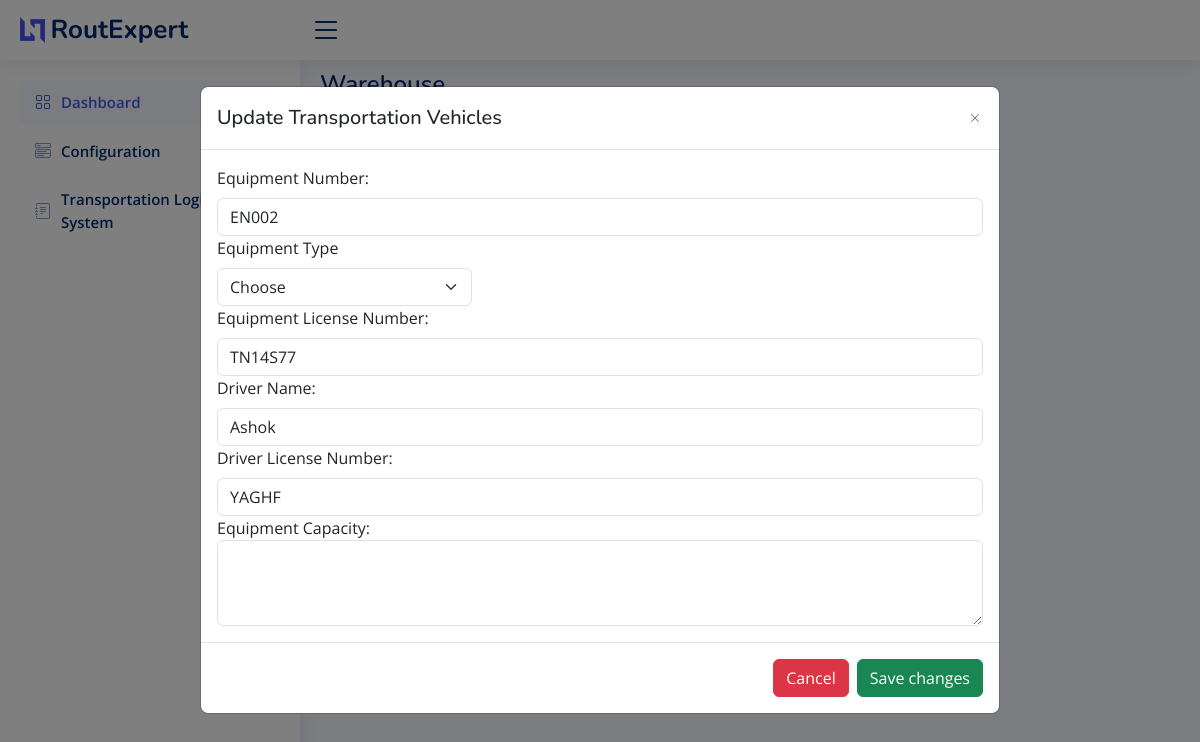
/update_equipment/2, run on an earlier commit of the app's database.
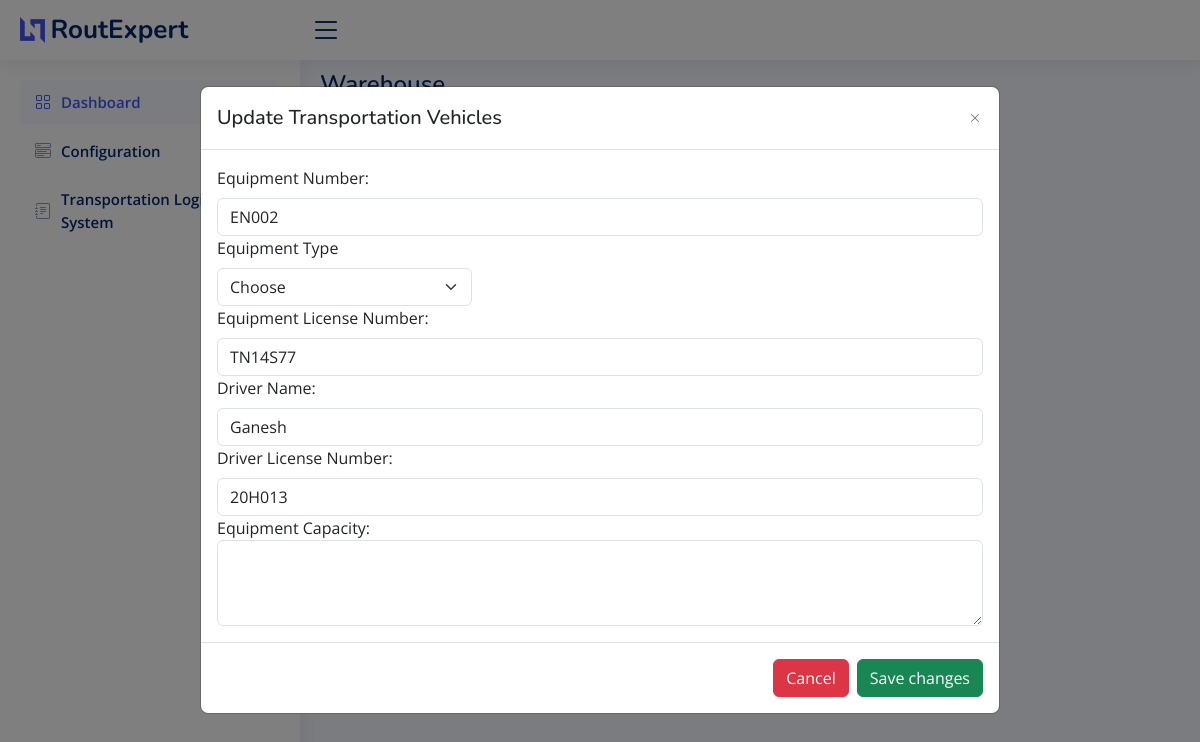
And on a later commit of the database.
### sql_app/model.py (models this page shows)
class TransportationEquipment(Base):
    __tablename__ = "TransportationEquipment"
    id = Column(Integer, primary_key=True, index=True)
    equipment_number = Column(String)
    equipment_type = Column(String)
    equipment_license_number = Column(String)
    driver_name = Column(String)
    driver_license_number = Column(String)
    equipment_description = Column(String)

### main.py (the view)
@app.get("/update_equipment/{id}", response_class=HTMLResponse)
async def update_transport_equipment(request: Request, id: str):
    global id_global
    id_global = id
    equipment_list = []
    equipment = db.query(TransportationEquipment).filter(TransportationEquipment.id == id_global).first()
    equipment_data = {
        "id": equipment.id,
        "equipment_number": equipment.equipment_number,
        "equipment_type": equipment.equipment_type,
        "equipment_license_number": equipment.equipment_license_number,
        "driver_name": equipment.driver_name,
        "driver_license_number": equipment.driver_license_number,
        "equipment_description": equipment.equipment_description,
    }
    equipment_list.append(equipment_data)
    return templates.TemplateResponse("update_transport.html", {"request": request, "equipment": equipment_list})

### templates/update_transport.html (shortened to what the changed rows need)
<!DOCTYPE html>
<html lang="en">
  <head>
    <link
      href="../static/assets/vendor/bootstrap/css/bootstrap.min.css"
      rel="stylesheet"
    />
    <link
      href="../static/assets/vendor/bootstrap-icons/bootstrap-icons.css"
      rel="stylesheet"
    />
    <link
      href="../static/assets/vendor/boxicons/css/boxicons.min.css"
      rel="stylesheet"
    />
    <link
      href="../static/assets/vendor/quill/quill.snow.css"
      rel="stylesheet"
    />
    <link
      href="../static/assets/vendor/quill/quill.bubble.css"
      rel="stylesheet"
    />
    <link
      href="../static/assets/vendor/remixicon/remixicon.css"
      rel="stylesheet"
    />
    <link
      href="../static/assets/vendor/simple-datatables/style.css"
      rel="stylesheet"
    />
    <link href="../static/assets/css/style.css" rel="stylesheet" />
  </head>
  <body>
    <main id="main" class="main">
      <div class="pagetitle">
        <h1>Warehouse</h1>
      </div>
      <section class="section dashboard">
        <div class="row">
          <div class="col-lg-12">
            <div class="card">
              <div class="modal" id="verticalycentered" tabindex="-1">
                <div class="modal-dialog modal-dialog-centered modal-lg">
                  <div class="modal-content">
                    <div class="modal-body">
                      {% for e in equipment %}
                      <form id="updateTransportForm">
                        <label for="equipmentNumber" class="form-label"
                          >Equipment Number:</label
                        >
                        <input
                          type="text"
                          class="form-control"
                          id="equipmentNumber"
                          name="equipment_number"
                          value="{{ e.equipment_number}}"
                          required
                        />
                        <div class="col-md-4">
                          <label for="equipmentType" class="form-label"
                            >Equipment Type</label
                          >
                          <select
                            id="equipmentType"
                            class="form-select"
                            name="equipment_type"
                            value="{{ e.equipment_type}}"
                            required
                          >
                            <option selected>Choose</option>
                          </select>
                        </div>
                        <label for="equipmentlicensenumber" class="form-label"
                          >Equipment License Number:</label
                        >
                        <input
                          type="text"
                          class="form-control"
                          id="equipmentlicensenumber"
                          name ="equipment_license_number"
                          value="{{ e.equipment_license_number}}"
                          required
                        />
                        <label for="driverName" class="form-label"
                          >Driver Name:</label
                        >
                        <input
                          type="text"
                          class="form-control"
                          id="driverName"
                          name="driver_name"
                          value="{{ e.driver_name}}"
                          required
                        />
                        <label for="driverlicensenumber" class="form-label"
                          >Driver License Number:</label
                        >
                        <input
                          type="text"
                          class="form-control"
                          id="driverlicensenumber"
                          name="driver_license_number"
                          value="{{ e.driver_license_number}}"
                          required
                        />
                        <div class="form-group">
                          <label for="equipmentdescription"
                            >Equipment Capacity:</label
                          >
                          <textarea
                            class="form-control"
                            id="equipmentdescription"
                            name="equipment_description"
                            value="{{ e.equipment_description}}"
                            rows="3"
                          ></textarea>
                        </div>
                      </form>
                      {% endfor %}
                    </div>
                  </div>
                </div>
              </div>
            </div>
          </div>
        </div>
      </section>
    </main>
  </body>
</html>

What changed in the data, as far as the page shows it:
changed TransportationEquipment "EN002": driver_name "Ashok" → "Ganesh"; driver_license_number "YAGHF" → "20H013"
